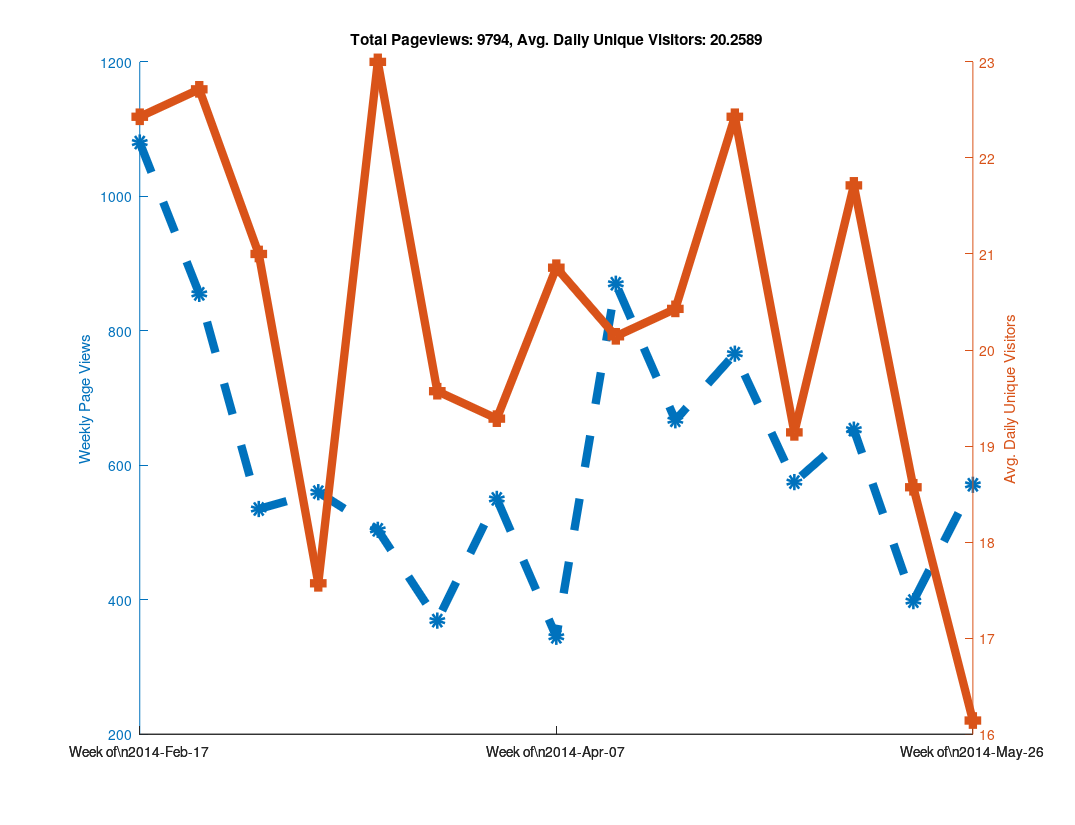

MATLAB code to generate this figure:
clear all

% Github has a "traffic" page now, but it doesn't seem like you can
% put in an arbitrary date range?  When I looked at it, it showed the
% numbers of unique visitors and views for the last two weeks only...
% So as long as I check back at least once every two weeks I can keep
% a record of it?  Great...

% https://github.com/libMesh/libmesh/graphs/traffic

% Date, Views, Unique Visitors
data = {
    '2014-Feb-17', 274, 25
    '2014-Feb-18', 145, 30
    '2014-Feb-19', 129, 27
    '2014-Feb-20', 202, 24
    '2014-Feb-21', 240, 22
    '2014-Feb-22', 62,  17
    '2014-Feb-23', 28,  12
    '2014-Feb-24', 217, 19
    '2014-Feb-25', 90,  25
    '2014-Feb-26', 189, 36
    '2014-Feb-27', 112, 26
    '2014-Feb-28', 81,  20
    '2014-Mar-01', 113, 17
    '2014-Mar-02', 53,  16
    '2014-Mar-03', 41,  21
    '2014-Mar-04', 144, 35
    '2014-Mar-05', 51,  20
    '2014-Mar-06', 157, 25
    '2014-Mar-07', 50,  22
    '2014-Mar-08', 50,  11
    '2014-Mar-09', 42,  13
    '2014-Mar-10', 61,  16
    '2014-Mar-11', 27,  16
    '2014-Mar-12', 111, 20
    '2014-Mar-13', 66,  20
    '2014-Mar-14', 223, 25
    '2014-Mar-15', 46,   9
    '2014-Mar-16', 26,  17
    '2014-Mar-17', 80,  29
    '2014-Mar-18', 59,  30
    '2014-Mar-19', 85,  31
    '2014-Mar-20', 122, 18
    '2014-Mar-21', 61,  21
    '2014-Mar-22', 33,  18
    '2014-Mar-23', 64,  14
    '2014-Mar-24', 95,  24
    '2014-Mar-25', 75,  28
    '2014-Mar-26', 49,  18
    '2014-Mar-27', 57,  24
    '2014-Mar-28', 33,  16
    '2014-Mar-29', 41,  16
    '2014-Mar-30', 19,  11
    '2014-Mar-31', 52,  12
    '2014-Apr-01', 120, 21
    '2014-Apr-02', 68,  23
    '2014-Apr-03', 98,  28
    '2014-Apr-04', 77,  21
    '2014-Apr-05', 80,  15
    '2014-Apr-06', 55,  15
    '2014-Apr-07', 71,  31
    '2014-Apr-08', 84,  26
    '2014-Apr-09', 33,  18
    '2014-Apr-10', 32,  16
    '2014-Apr-11', 51,  20
    '2014-Apr-12', 25,  15
    '2014-Apr-13', 49,  20
    '2014-Apr-14', 120, 23
    '2014-Apr-15', 191, 27
    '2014-Apr-16', 219, 24
    '2014-Apr-17', 216, 30
    '2014-Apr-18', 63,  19
    '2014-Apr-19', 36,  11
    '2014-Apr-20', 25,   7
    '2014-Apr-21', 115, 24
    '2014-Apr-22', 128, 31
    '2014-Apr-23', 87,  25
    '2014-Apr-24', 108, 23
    '2014-Apr-25', 111, 20
    '2014-Apr-26', 89,   9
    '2014-Apr-27', 29,  11
    '2014-Apr-28', 177, 28
    '2014-Apr-29', 170, 27
    '2014-Apr-30', 183, 28
    '2014-May-01', 97,  25
    '2014-May-02', 64,  23
    '2014-May-03', 43,  12
    '2014-May-04', 32,  14
    '2014-May-05', 125, 28
    '2014-May-06', 68,  24
    '2014-May-07', 68,  19
    '2014-May-08', 114, 14
    '2014-May-09', 47,  20
    '2014-May-10', 139, 20
    '2014-May-11', 14,   9
    '2014-May-12', 90,  27
    '2014-May-13', 92,  22
    '2014-May-14', 197, 32
    '2014-May-15', 140, 26
    '2014-May-16', 59,  20
    '2014-May-17', 21,  9
    '2014-May-18', 54,  16
    '2014-May-19', 117, 28
    '2014-May-20', 47,  18
    '2014-May-21', 55,  19
    '2014-May-22', 77,  26
    '2014-May-23', 28,  12
    '2014-May-24', 38,  13
    '2014-May-25', 36,  14
    '2014-May-26', 44,  13
    '2014-May-27', 166, 24
    '2014-May-28', 139, 20
    '2014-May-29', 67,  25
    '2014-May-30', 73,  11
    '2014-May-31', 60,  9
    '2014-Jun-01', 22,  11
    '2014-Jun-02', 87,  18
    '2014-Jun-03', 103, 31
    '2014-Jun-04', 105, 27
    '2014-Jun-05', 74,  22
    '2014-Jun-06', 55,  16
    '2014-Jun-07', 53,  15
    '2014-Jun-08', 19,  5
    };

% length works like you would expect it to for cell arrays.
N=length(data);

% A cell array of strings holding just the dates
dates = {data{:,1}};

% Note the extra square brackets!  This seems to be required (at least
% in Octave) to catch the output of data{:,2} as an array.
views = [data{:,2}];
visitors = [data{:,3}];



% 1.) Make daily plot - You can do this, but it gets a bit hard to read

%% % Can't plot string data automatically?
%% x=linspace(1,N,N);
%%
%% % Only way to set linestyles with plotyy is after the fact, apparently.
%% % plotyy returns the axis handle first, followed by the two plot handles.
%% clf;
%% hold on;
%% [haxis, h1, h2] = plotyy(x, views, x, visitors);
%%
%% % Label the axes
%% ylabel (haxis(1), 'Daily Page Views');
%% ylabel (haxis(2), 'Daily Unique Visitors');
%%
%% % Totaling unique visitors doesn't really mean much...
%% title (['Total Pageviews: ', num2str(sum(views)), ', Avg. Daily Unique Visitors: ', num2str(mean(visitors))]);
%%
%% % Make thick lines - this looks better in PDF
%% set([h1, h2], 'linewidth', 6);
%%
%% % Turn on markers
%% set(h1, 'marker', 'o');
%% set(h2, 'marker', 's');
%%
%% % Set marker size
%% set([h1, h2], 'markersize', 6);
%%
%% % Make dashed line?  Aquaterm doesn't seem to properly display this, but it
%% % does work in the PDF!
%% set(h1, 'linestyle', '--');
%%
%% % Set the xticks and labels so that it shows dates instead of numbers.
%% xticksat = [1 length(x)];
%% set(haxis, 'xtick', xticksat);
%%
%% for i=1:length(xticksat)
%%   xtlabels{i} = data{xticksat(i), 1};
%% end
%% set(haxis, 'xticklabel', xtlabels);
%%
%% % Print to PDF
%% set (gcf, "paperposition", [0.25, 0.25, 10.75, 8.25]);
%% set (gcf, "papersize", [11, 8.5]);
%% set (gcf, "paperorientation", 'landscape');
%%
%% % Make a PDF of this plot.
%% print('-dpdf', 'github_traffic.pdf', '-FHelvetica:20');



% 2.) Make weekly plot - the data is naturally week-periodic
week_indexes = 1:7:N;

% Get total views and average unique viewers for each week
week_views = [];
week_visitors = [];
  for i=1:length(week_indexes)-1
  start = week_indexes(i);
  stop = week_indexes(i+1) - 1;
  week_views(end+1) = sum(views(start:stop));
  week_visitors(end+1) = mean(visitors(start:stop));
end

clf;
hold on;
x=linspace(1, length(week_views), length(week_views));
[haxis, h1, h2] = plotyy(x, week_views, x, week_visitors);

% Label the axes
ylabel (haxis(1), 'Weekly Page Views');
ylabel (haxis(2), 'Avg. Daily Unique Visitors');

% Totaling unique visitors doesn't really mean much...
title (['Total Pageviews: ', num2str(sum(views)), ', Avg. Daily Unique Visitors: ', num2str(mean(visitors))]);

% Make thick lines - this looks better in PDF
set([h1, h2], 'linewidth', 6);

% Turn on markers
set(h1, 'marker', 'o');
set(h2, 'marker', 's');

% Set marker size
set([h1, h2], 'markersize', 6);

% Make dashed line?  Aquaterm doesn't seem to properly display this, but it
% does work in the PDF!
set(h1, 'linestyle', '--');

% Set the xticks and labels so that it shows dates instead of numbers.
xticksat = [1 ceil(length(x)/2) length(x)];
set(haxis, 'xtick', xticksat);

for i=1:length(xticksat)
  xtlabels{i} = ['Week of\n', data{week_indexes(xticksat(i)), 1}];
end
set(haxis, 'xticklabel', xtlabels);

% Print to PDF
set (gcf, "paperposition", [0.25, 0.25, 10.75, 8.25]);
set (gcf, "papersize", [11, 8.5]);
set (gcf, "paperorientation", 'landscape');

% Make a PDF of this plot.
print('-dpdf', 'weekly_github_traffic.pdf', '-FHelvetica:20');



% 3.) Make monthly plot - not enough data to be interesting yet...

%% month_intervals = {'2014-Feb-17', '2014-Mar-17', '2014-Apr-17'};
%%
%% % Numerical indexes of the month intervals
%% month_indexes = [];
%%
%% for i=1:length(month_intervals)
%%   % Calling 'strcmp' on a cell array of strings returns an array of 0s
%%   % and 1s, then 'find' returns the non-zero index.  The 'end' keyword
%%   % is used to append to the array.
%%   month_indexes(end+1) = find(strcmp(month_intervals{i}, dates));
%% end
%%
%% % Get total views and average unique viewers for each month
%% month_views = [];
%% month_visitors = [];
%%   for i=1:length(month_indexes)-1
%%   start = month_indexes(i);
%%   stop = month_indexes(i+1) - 1;
%%   month_views(end+1) = sum(views(start:stop));
%%   month_visitors(end+1) = mean(visitors(start:stop));
%% end
%%
%% clf;
%% hold on;
%% x=linspace(1, length(month_views), length(month_views));
%% [haxis, h1, h2] = plotyy(x, month_views, x, month_visitors);
